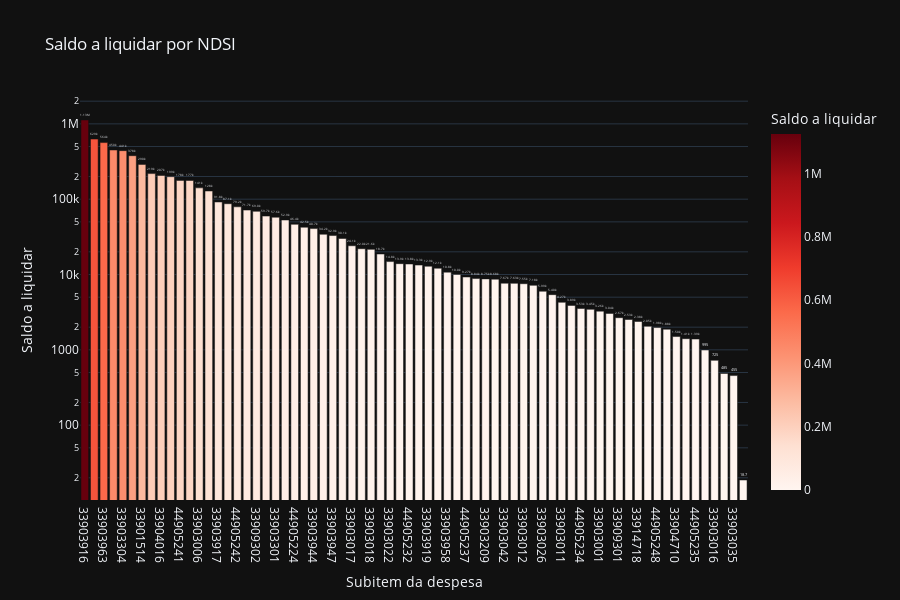

The cell this chart's notebook holds for it:
### Code cell
# Saldo a liquidar por Subitem
cols = ['NDSI', 'A_LIQUIDAR']

df_aux = df.loc[:, cols].groupby('NDSI').sum().sort_values(by= 'A_LIQUIDAR', ascending=False).reset_index()
df_aux = df_aux[df_aux['A_LIQUIDAR'] > 0]
fig = px.bar(df_aux, 
             x='NDSI', 
             y='A_LIQUIDAR',
             title='Saldo a liquidar por NDSI',
             labels={'NDSI':'Subitem da despesa', 'A_LIQUIDAR':'Saldo a liquidar'},
             text_auto='.3s',
             height=600,
             log_y=True,
             color='A_LIQUIDAR',
             color_continuous_scale = 'reds',
             template='plotly_dark')
fig.update_traces(textposition = 'outside', cliponaxis = False, hovertemplate=None)
fig.update_layout(hovermode="x unified")

fig.show()

### Figure 1 — Plotly figure (JSON) as saved in the notebook; plotly's stock layout.template omitted (floating-point values rounded to 4 significant figures)
{"data": [{"alignmentgroup": "True", "cliponaxis": false, "legendgroup": "", "marker": {"color": [1126000.0, 628800.0, 564500.0, 449800.0, 441008, 377900.0, 289600.0, 218500.0, 206500.0, 199000.0, 177717, 177100.0, 141300.0, 128400.0, 91770.0, 87057, 79190.0, 71660.0, 69000, 59660.0, 57630.0, 52910.0, 46380.0, 42460.0, 40720.0, 34220.0, 32910.0, 30080.0, 24075, 22000, 21570.0, 18701, 14850.0, 13930.0, 13778, 13340, 12882, 12120.0, 10750.0, 10000.0, 9271.0, 8837.0, 8746.0, 8675, 7666.0, 7633.0, 7547.0, 7182, 5993.0, 5400, 4274.0, 3886.0, 3534, 3448.0, 3264, 3045.0, 2671.0, 2528.0, 2378.0, 2051.0, 1976.0, 1880, 1501.0, 1405.0, 1390, 995, 725, 485.5, 455, 18.7], "coloraxis": "coloraxis", "pattern": {"shape": ""}}, "name": "", "offsetgroup": "", "orientation": "v", "showlegend": false, "textposition": "outside", "texttemplate": "%{y:.3s}", "type": "bar", "x": ["33903916", "33903943", "33903963", "33903950", "33903304", "33903007", "33901514", "33903702", "33904016", "33903922", "44905241", "33909314", "33903006", "33903004", "33903917", "33903302", "44905242", "33904012", "33909302", "33903309", "33903301", "33903024", "44905224", "33909318", "33903944", "33903946", "33903947", "44905230", "33903017", "33903959", "33903018", "44905212", "33903022", "33903010", "44905232", "33903914", "33903919", "33903630", "33903958", "33903039", "44905237", "44905228", "33903209", "33903920", "33903042", "33903009", "33903012", "33903969", "33903026", "33903912", "33903011", "33903303", "44905234", "33909319", "33903001", "33903021", "33909301", "33903974", "33914718", "33903028", "44905248", "44905233", "33904710", "33903096", "44905235", "44905238", "33903016", "33903014", "33903035", "33903025"], "xaxis": "x", "y": [1126000.0, 628800.0, 564500.0, 449800.0, 441008, 377900.0, 289600.0, 218500.0, 206500.0, 199000.0, 177717, 177100.0, 141300.0, 128400.0, 91770.0, 87057, 79190.0, 71660.0, 69000, 59660.0, 57630.0, 52910.0, 46380.0, 42460.0, 40720.0, 34220.0, 32910.0, 30080.0, 24075, 22000, 21570.0, 18701, 14850.0, 13930.0, 13778, 13340, 12882, 12120.0, 10750.0, 10000.0, 9271.0, 8837.0, 8746.0, 8675, 7666.0, 7633.0, 7547.0, 7182, 5993.0, 5400, 4274.0, 3886.0, 3534, 3448.0, 3264, 3045.0, 2671.0, 2528.0, 2378.0, 2051.0, 1976.0, 1880, 1501.0, 1405.0, 1390, 995, 725, 485.5, 455, 18.7], "yaxis": "y"}], "layout": {"barmode": "relative", "coloraxis": {"colorbar": {"title": {"text": "Saldo a liquidar"}}, "colorscale": [[0, "rgb(255,245,240)"], [0.125, "rgb(254,224,210)"], [0.25, "rgb(252,187,161)"], [0.375, "rgb(252,146,114)"], [0.5, "rgb(251,106,74)"], [0.625, "rgb(239,59,44)"], [0.75, "rgb(203,24,29)"], [0.875, "rgb(165,15,21)"], [1, "rgb(103,0,13)"]]}, "height": 600, "hovermode": "x unified", "legend": {"tracegroupgap": 0}, "title": {"text": "Saldo a liquidar por NDSI"}, "xaxis": {"anchor": "y", "domain": [0, 1], "title": {"text": "Subitem da despesa"}}, "yaxis": {"anchor": "x", "domain": [0, 1], "title": {"text": "Saldo a liquidar"}, "type": "log"}}}
